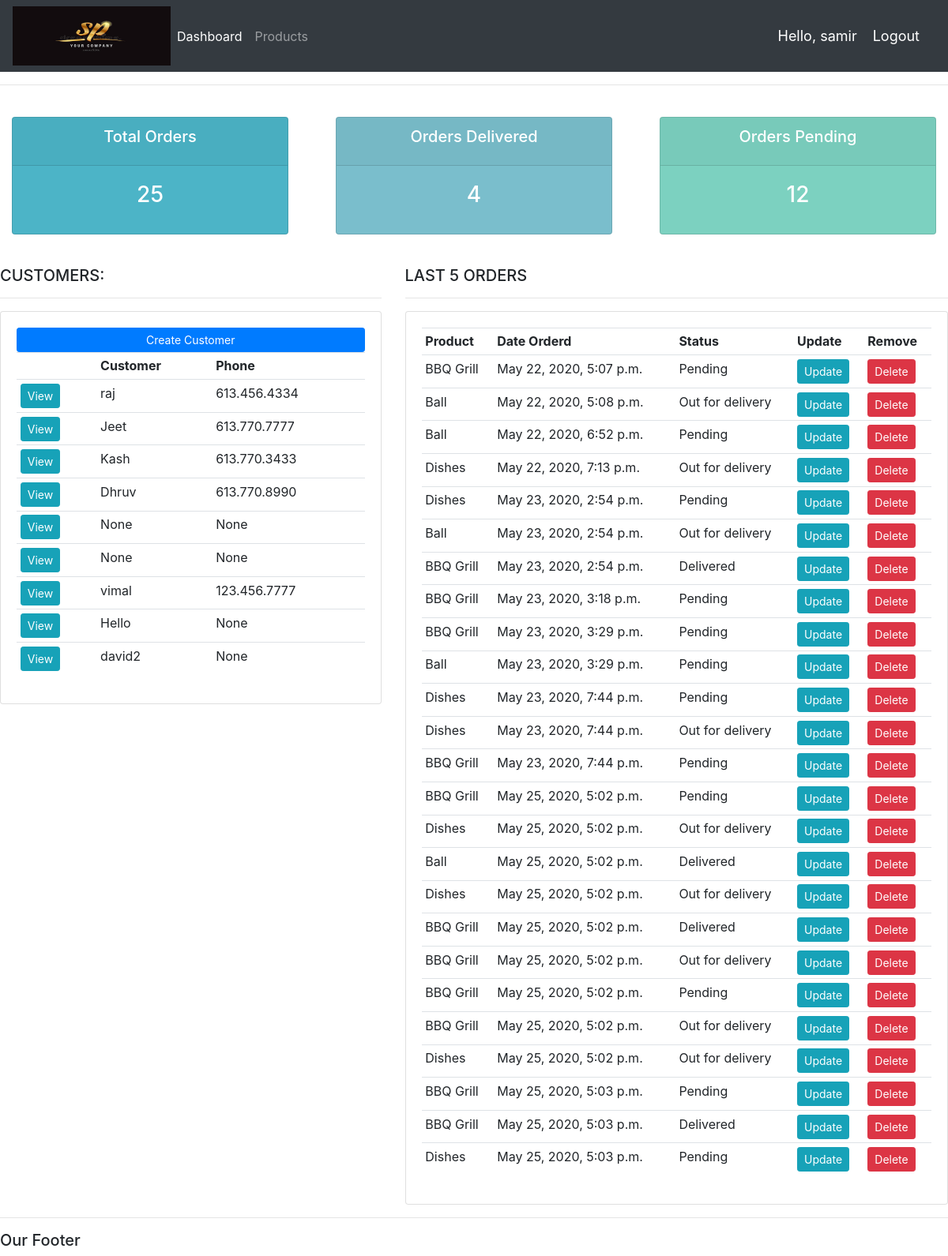
The app's page / (signed in) with its own data.
### accounts/models.py (models this page shows, shortened)
class Customer(models.Model):
    user = models.OneToOneField(User, null= True, blank= True, on_delete=models.CASCADE)
    name = models.CharField(max_length=200, null = True)
    phone = models.CharField(max_length=200, null = True)
    email = models.CharField(max_length=200, null = True)
    dete_created = models.DateTimeField(auto_now_add=True)
    profile_pic = models.ImageField(default="profile1.png",null= True, blank= True)

class Order(models.Model):
    STATUS = (
            ('Pending','Pending'),
            ('Out for delivery','Out for delivery'),
            ('Delivered','Delivered')
    )
    customer = models.ForeignKey(Customer, null=True, on_delete=models.SET_NULL)
    product = models.ForeignKey(Product, null=True, on_delete=models.SET_NULL)
    status = models.CharField(max_length=200, null=True, choices=STATUS)
    date_created = models.DateTimeField(auto_now_add=True)
    note = models.CharField(max_length=200, null=True)

class Product(models.Model):
    CATEGORY = (
        ('In Door','In Door'),
        ('Out Door','Out Door')
    )
    name = models.CharField(max_length=200, null = True)
    price = models.FloatField(null=True)
    category = models.CharField(max_length=200, null = True,choices=CATEGORY)
    description = models.CharField(max_length=200, null = True, blank=True)
    date_created = models.DateTimeField(auto_now_add=True)
    tags = models.ManyToManyField(Tag)
    def __str__(self):
        return self.name

### accounts/decorators.py (the view)
    def wrapper_func(request, *args, **kwargs):
        group = None
        if request.user.groups.exists():
            group = request.user.groups.all()[0].name
        if group == 'admin':
            return view_func(request, *args, **kwargs)
        if group == 'customer':
            return redirect('user-page')

### accounts/views.py (called while the page is built)
@login_required(login_url ='login')
@admin_only
def home(request):
    orders = Order.objects.all()
    customers = Customer.objects.all()
    total_orders = orders.count()
    delivered = orders.filter(status='Delivered').count()
    pending = orders.filter(status='Pending').count()
    context = {'orders':orders,'customers':customers,'total_orders':total_orders,'delivered':delivered,'pending':pending}
    return render(request,'accounts/dashboard.html',context)

### accounts/templates/accounts/dashboard.html
{%  extends 'accounts/main.html' %}
{% block content %}
{%  include 'accounts/status.html' %}
<br>
<div class="row">
	<div class="col-md-5">
		<h5>CUSTOMERS:</h5>
		<hr>
		<div class="card card-body">
			<a class="btn btn-primary  btn-sm btn-block" href="{% url 'create_customer' %}">Create Customer</a>
			<table class="table table-sm">
				<tr>
					<th></th>
					<th>Customer</th>
					<th>Phone</th>
				</tr>
				{% for customer in customers %}
					<tr>
						<td><a class= "btn btn-sm btn-info" href="{% url 'customers' customer.id %}">View</a></td>
						<td>{{customer.name}}</td>
						<td>{{customer.phone}}</td>
					</tr>
				{% endfor %}
			</table>
		</div>
	</div>
	<div class="col-md-7">
		<h5>LAST 5 ORDERS</h5>
		<hr>
		<div class="card card-body">
			<table class="table table-sm">
				<tr>
					<th>Product</th>
					<th>Date Orderd</th>
					<th>Status</th>
					<th>Update</th>
					<th>Remove</th>
				</tr>
				{% for order in orders %}
					<tr>
						<td>{{order.product}}</td>
						<td>{{order.date_created}}</td>
						<td>{{order.status}}</td>
						<td><a class= "btn btn-sm btn-info" href="{% url 'update_order' order.id %}">Update</a></td>
						<td><a class= "btn btn-sm btn-danger" href="{% url 'delete_order' order.id %}">Delete</a></td>
					</tr>
				{% endfor %}
			</table>
		</div>
	</div>
</div>
{% endblock %}

### accounts/templates/accounts/navbar.html (shortened to what this page needs)
{% load static %}
<nav class="navbar navbar-expand-lg navbar-dark bg-dark">
  <img src= "{% static '/images/logo.png'%}" height="75" width="200">
    <div class="collapse navbar-collapse" id="navbarNav">
      <ul class="navbar-nav">
        {% if request.user.is_staff %}
        <li class="nav-item active">
          <a class="nav-link" href="{% url 'home' %}">Dashboard</a>
        </li>
        <li class="nav-item">
          <a class="nav-link" href="{% url 'products' %}">Products</a>
        </li>
        {% else %}
        <li class="nav-item">
          <a class="nav-link" href="{% url 'account' %}">Settings</a>
        </li>
        {% endif %}
      </ul>
    </div>
    <span class="hello-msg">Hello, {{request.user}}</span>
    <span><a class="hello-msg" href="{% url 'logout' %}">Logout</a></span>
  </nav>

### static/css/main.css (style rules this page uses)
body { background-color: #ebeff5; }

### accounts/templates/accounts/navbar.html (style rules this page uses)
.hello-msg { font-size: 18px; color: #fff; margin-right: 20px; }

### records on screen
Customer: name "raj", phone "613.456.4334"
Customer: name "Jeet", phone "613.770.7777"
Customer: name "Kash", phone "613.770.3433"
Customer: name "Dhruv", phone "613.770.8990"
Customer: name "None", phone "None"
Customer: name "None", phone "None"
Customer: name "vimal", phone "123.456.7777"
Customer: name "Hello", phone "None"
Customer: name "david2", phone "None"
Order: product "BBQ Grill", date_created "May 22, 2020, 5:07 p.m.", status "Pending"
Order: product "Ball", date_created "May 22, 2020, 5:08 p.m.", status "Out for delivery"
Order: product "Ball", date_created "May 22, 2020, 6:52 p.m.", status "Pending"
Order: product "Dishes", date_created "May 22, 2020, 7:13 p.m.", status "Out for delivery"
Order: product "Dishes", date_created "May 23, 2020, 2:54 p.m.", status "Pending"
Order: product "Ball", date_created "May 23, 2020, 2:54 p.m.", status "Out for delivery"
Order: product "BBQ Grill", date_created "May 23, 2020, 2:54 p.m.", status "Delivered"
Order: product "BBQ Grill", date_created "May 23, 2020, 3:18 p.m.", status "Pending"
Order: product "BBQ Grill", date_created "May 23, 2020, 3:29 p.m.", status "Pending"
Order: product "Ball", date_created "May 23, 2020, 3:29 p.m.", status "Pending"
Order: product "Dishes", date_created "May 23, 2020, 7:44 p.m.", status "Pending"
Order: product "Dishes", date_created "May 23, 2020, 7:44 p.m.", status "Out for delivery"
Order: product "BBQ Grill", date_created "May 23, 2020, 7:44 p.m.", status "Pending"
Order: product "BBQ Grill", date_created "May 25, 2020, 5:02 p.m.", status "Pending"
Order: product "Dishes", date_created "May 25, 2020, 5:02 p.m.", status "Out for delivery"
Order: product "Ball", date_created "May 25, 2020, 5:02 p.m.", status "Delivered"
Order: product "Dishes", date_created "May 25, 2020, 5:02 p.m.", status "Out for delivery"
Order: product "BBQ Grill", date_created "May 25, 2020, 5:02 p.m.", status "Delivered"
Order: product "BBQ Grill", date_created "May 25, 2020, 5:02 p.m.", status "Out for delivery"
Order: product "BBQ Grill", date_created "May 25, 2020, 5:02 p.m.", status "Pending"
Order: product "BBQ Grill", date_created "May 25, 2020, 5:02 p.m.", status "Out for delivery"
Order: product "Dishes", date_created "May 25, 2020, 5:02 p.m.", status "Out for delivery"
Order: product "BBQ Grill", date_created "May 25, 2020, 5:03 p.m.", status "Pending"
Order: product "BBQ Grill", date_created "May 25, 2020, 5:03 p.m.", status "Delivered"
Order: product "Dishes", date_created "May 25, 2020, 5:03 p.m.", status "Pending"

### other values on screen
{{ request.user }} "samir"
{{ total_orders }} "25"
{{ delivered }} "4"
{{ pending }} "12"
